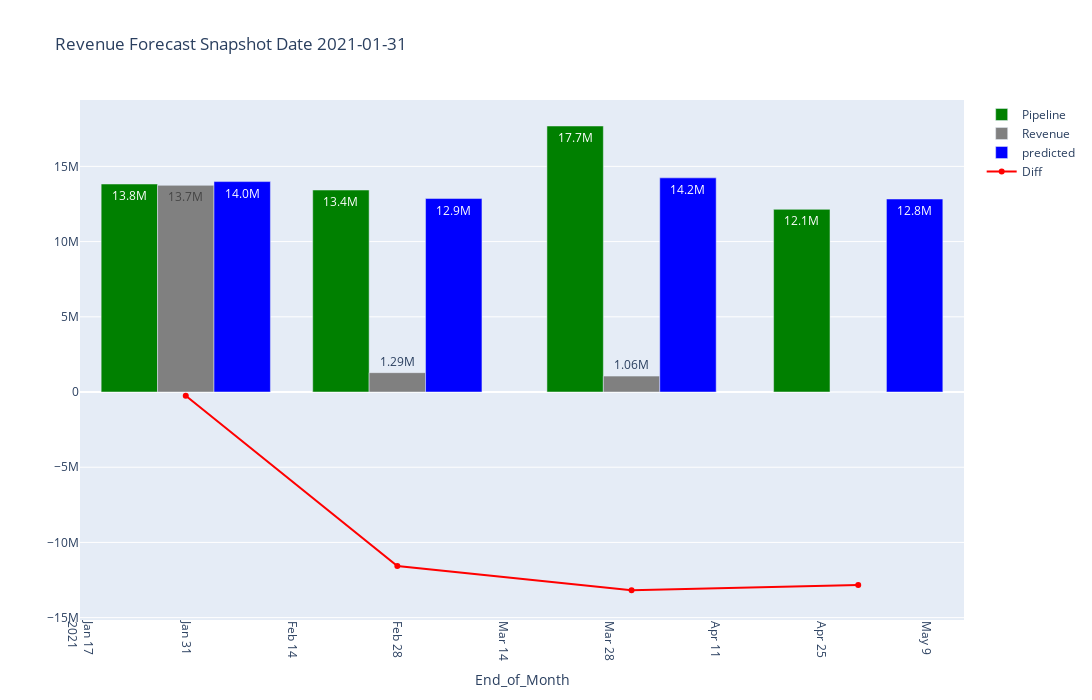

The notebook cell saved with this chart:
### Code cell
#!/usr/bin/python
# -*- coding: utf-8 -*-
import plotly.express as px
import plotly.graph_objs as go
fig_width = 1500
fig_height = 700
df = final_merge_df.query('Relative_Snapshot_Month_Offset == -1 and Relative_Offset >= 0 and Relative_Offset <= 3')

df['End_of_Month'] = pd.to_datetime(df['End_of_Month'
                                    ]).dt.date.astype(str)
df['Snapshot_Date_Short'] = pd.to_datetime(df['Snapshot_Date_Short'
        ]).dt.date.astype(str)

x = 'End_of_Month'
y = 'Pipeline'
y1 = 'Revenue'
y2 = 'predicted'
y3 = 'Diff'

trace1 = go.Bar(x=df[x], y=df[y], text=df[y], name=y,
                marker_color='green')
trace2 = go.Bar(x=df[x], y=df[y1], text=df[y1], name=y1,
                marker_color='grey')
trace3 = go.Bar(x=df[x], y=df[y2], text=df[y2], name=y2,
                marker_color='blue')  # mode="lines",

data = [trace1, trace2, trace3]

layout = go.Layout(
    title_text='Revenue Forecast Snapshot Date' + ' '
        + df['Snapshot_Date_Short'].max(),
    barmode='group',
    uniformtext_minsize=8,
    uniformtext_mode='hide',
    width=fig_width,
    height=fig_height,
    )
fig = go.Figure(data=data, layout=layout)
fig.update_traces(texttemplate='%{text:.3s}', textposition='auto',
                  #textfont_color='white'
                  )

trace4 = go.Scatter(x=df[x], y=df[y3], text=df[y3], name=y3,
                marker_color='red', mode="markers+lines")
fig.add_trace(trace4)   
          
'''
fig.add_trace(go.Scatter(
    x=df[x],
    y=df[y3],
    text=df[y3],
    mode='lines',
    line=go.scatter.Line(color='red'),
    name='Diff'
    ))
'''
fig.update_xaxes(tickangle=90, title_text=x)

        # title_font = {"size": 20},
        # title_standoff = 25

iplot(fig)

### Figure 1 — Plotly figure (JSON) as saved in the notebook; plotly's stock layout.template omitted (floating-point values rounded to 4 significant figures)
{"data": [{"marker": {"color": "green"}, "name": "Pipeline", "text": [13827550, 13428004, 17684198, 12142675], "textposition": "auto", "texttemplate": "%{text:.3s}", "type": "bar", "x": ["2021-01-31", "2021-02-28", "2021-03-31", "2021-04-30"], "y": [13827550, 13428004, 17684198, 12142675]}, {"marker": {"color": "grey"}, "name": "Revenue", "text": [13738529, 1285947, 1055739, 0], "textposition": "auto", "texttemplate": "%{text:.3s}", "type": "bar", "x": ["2021-01-31", "2021-02-28", "2021-03-31", "2021-04-30"], "y": [13738529, 1285947, 1055739, 0]}, {"marker": {"color": "blue"}, "name": "predicted", "text": [13988182, 12860616, 14235921, 12830248], "textposition": "auto", "texttemplate": "%{text:.3s}", "type": "bar", "x": ["2021-01-31", "2021-02-28", "2021-03-31", "2021-04-30"], "y": [13988182, 12860616, 14235921, 12830248]}, {"marker": {"color": "red"}, "mode": "markers+lines", "name": "Diff", "text": [-249653, -11574669, -13180182, -12830248], "type": "scatter", "x": ["2021-01-31", "2021-02-28", "2021-03-31", "2021-04-30"], "y": [-249653, -11574669, -13180182, -12830248]}], "layout": {"barmode": "group", "height": 700, "title": {"text": "Revenue Forecast Snapshot Date 2021-01-31"}, "uniformtext": {"minsize": 8, "mode": "hide"}, "width": 1500, "xaxis": {"tickangle": 90, "title": {"text": "End_of_Month"}}}}
